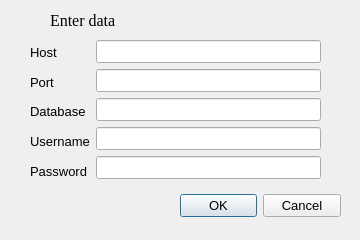
<?xml version="1.0" encoding="UTF-8"?>
<ui version="4.0">
 <class>DB_Dialog</class>
 <widget class="QDialog" name="DB_Dialog">
  <property name="geometry">
   <rect>
    <x>0</x>
    <y>0</y>
    <width>360</width>
    <height>240</height>
   </rect>
  </property>
  <property name="font">
   <font>
    <pointsize>10</pointsize>
   </font>
  </property>
  <property name="windowTitle">
   <string>Database connection</string>
  </property>
  <widget class="QDialogButtonBox" name="buttonBox">
   <property name="geometry">
    <rect>
     <x>180</x>
     <y>190</y>
     <width>161</width>
     <height>32</height>
    </rect>
   </property>
   <property name="orientation">
    <enum>Qt::Horizontal</enum>
   </property>
   <property name="standardButtons">
    <set>QDialogButtonBox::Cancel|QDialogButtonBox::Ok</set>
   </property>
  </widget>
  <widget class="QLabel" name="label">
   <property name="geometry">
    <rect>
     <x>50</x>
     <y>10</y>
     <width>141</width>
     <height>21</height>
    </rect>
   </property>
   <property name="font">
    <font>
     <family>Times New Roman</family>
     <pointsize>12</pointsize>
    </font>
   </property>
   <property name="text">
    <string>Enter data</string>
   </property>
  </widget>
  <widget class="QWidget" name="layoutWidget">
   <property name="geometry">
    <rect>
     <x>30</x>
     <y>40</y>
     <width>291</width>
     <height>143</height>
    </rect>
   </property>
   <layout class="QHBoxLayout" name="horizontalLayout">
    <item>
     <layout class="QVBoxLayout" name="verticalLayout">
      <item>
       <widget class="QLabel" name="label_2">
        <property name="text">
         <string>Host</string>
        </property>
       </widget>
      </item>
      <item>
       <widget class="QLabel" name="label_3">
        <property name="text">
         <string>Port</string>
        </property>
       </widget>
      </item>
      <item>
       <widget class="QLabel" name="label_4">
        <property name="text">
         <string>Database</string>
        </property>
       </widget>
      </item>
      <item>
       <widget class="QLabel" name="label_5">
        <property name="text">
         <string>Username</string>
        </property>
       </widget>
      </item>
      <item>
       <widget class="QLabel" name="label_6">
        <property name="text">
         <string>Password</string>
        </property>
       </widget>
      </item>
     </layout>
    </item>
    <item>
     <layout class="QVBoxLayout" name="verticalLayout_2">
      <item>
       <widget class="QLineEdit" name="hostEdit"/>
      </item>
      <item>
       <widget class="QLineEdit" name="portEdit"/>
      </item>
      <item>
       <widget class="QLineEdit" name="baseEdit"/>
      </item>
      <item>
       <widget class="QLineEdit" name="userEdit"/>
      </item>
      <item>
       <widget class="QLineEdit" name="passEdit">
        <property name="echoMode">
         <enum>QLineEdit::Password</enum>
        </property>
       </widget>
      </item>
     </layout>
    </item>
   </layout>
  </widget>
 </widget>
 <resources/>
 <connections>
  <connection>
   <sender>buttonBox</sender>
   <signal>accepted()</signal>
   <receiver>DB_Dialog</receiver>
   <slot>accept()</slot>
   <hints>
    <hint type="sourcelabel">
     <x>248</x>
     <y>254</y>
    </hint>
    <hint type="destinationlabel">
     <x>157</x>
     <y>274</y>
    </hint>
   </hints>
  </connection>
  <connection>
   <sender>buttonBox</sender>
   <signal>rejected()</signal>
   <receiver>DB_Dialog</receiver>
   <slot>reject()</slot>
   <hints>
    <hint type="sourcelabel">
     <x>316</x>
     <y>260</y>
    </hint>
    <hint type="destinationlabel">
     <x>286</x>
     <y>274</y>
    </hint>
   </hints>
  </connection>
 </connections>
</ui>
